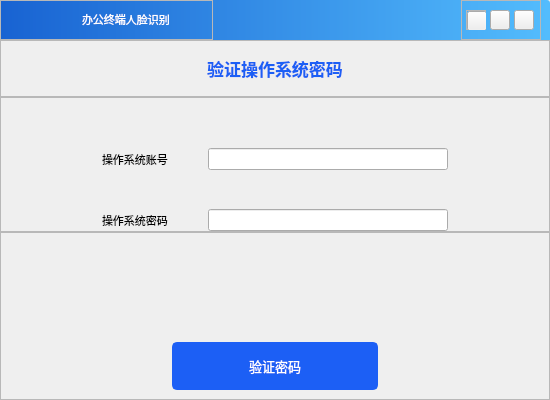
<?xml version="1.0" encoding="UTF-8"?>
<ui version="4.0">
 <class>checkPwdWidget</class>
 <widget class="QWidget" name="checkPwdWidget">
  <property name="geometry">
   <rect>
    <x>0</x>
    <y>0</y>
    <width>550</width>
    <height>400</height>
   </rect>
  </property>
  <property name="windowTitle">
   <string>Form</string>
  </property>
  <property name="styleSheet">
   <string notr="true"/>
  </property>
  <layout class="QGridLayout" name="gridLayout_2">
   <property name="leftMargin">
    <number>0</number>
   </property>
   <property name="topMargin">
    <number>0</number>
   </property>
   <property name="rightMargin">
    <number>0</number>
   </property>
   <property name="bottomMargin">
    <number>0</number>
   </property>
   <property name="spacing">
    <number>0</number>
   </property>
   <item row="0" column="0">
    <widget class="QWidget" name="widget" native="true">
     <property name="minimumSize">
      <size>
       <width>550</width>
       <height>400</height>
      </size>
     </property>
     <property name="maximumSize">
      <size>
       <width>550</width>
       <height>400</height>
      </size>
     </property>
     <property name="styleSheet">
      <string notr="true">QWidget#widget{
border-image: url(:/images/images/passBg2.png);
}</string>
     </property>
     <layout class="QGridLayout" name="gridLayout_3">
      <property name="leftMargin">
       <number>0</number>
      </property>
      <property name="topMargin">
       <number>0</number>
      </property>
      <property name="rightMargin">
       <number>0</number>
      </property>
      <property name="bottomMargin">
       <number>0</number>
      </property>
      <property name="spacing">
       <number>0</number>
      </property>
      <item row="0" column="0">
       <widget class="QFrame" name="frame_title">
        <property name="minimumSize">
         <size>
          <width>550</width>
          <height>40</height>
         </size>
        </property>
        <property name="maximumSize">
         <size>
          <width>550</width>
          <height>40</height>
         </size>
        </property>
        <property name="styleSheet">
         <string notr="true">QFrame#frame_title
{
	border-top-left-radius:3px;
	border-top-right-radius:3px;
	background-color:qlineargradient(x1:0,y1:0,x2:1,y2:0,stop:0 rgba(0,83,207,0.9),stop:1 rgba(66,183,255,0.9));
}</string>
        </property>
        <property name="frameShape">
         <enum>QFrame::StyledPanel</enum>
        </property>
        <property name="frameShadow">
         <enum>QFrame::Raised</enum>
        </property>
        <layout class="QHBoxLayout" name="horizontalLayout_title">
         <property name="leftMargin">
          <number>0</number>
         </property>
         <property name="topMargin">
          <number>0</number>
         </property>
         <property name="bottomMargin">
          <number>0</number>
         </property>
         <item>
          <widget class="QFrame" name="frame_left">
           <property name="minimumSize">
            <size>
             <width>213</width>
             <height>40</height>
            </size>
           </property>
           <property name="maximumSize">
            <size>
             <width>213</width>
             <height>40</height>
            </size>
           </property>
           <property name="frameShape">
            <enum>QFrame::StyledPanel</enum>
           </property>
           <property name="frameShadow">
            <enum>QFrame::Raised</enum>
           </property>
           <layout class="QHBoxLayout" name="horizontalLayout_left">
            <property name="spacing">
             <number>3</number>
            </property>
            <property name="leftMargin">
             <number>3</number>
            </property>
            <property name="topMargin">
             <number>0</number>
            </property>
            <property name="rightMargin">
             <number>0</number>
            </property>
            <property name="bottomMargin">
             <number>0</number>
            </property>
            <item>
             <widget class="QLabel" name="label_logo">
              <property name="minimumSize">
               <size>
                <width>75</width>
                <height>25</height>
               </size>
              </property>
              <property name="maximumSize">
               <size>
                <width>75</width>
                <height>25</height>
               </size>
              </property>
              <property name="styleSheet">
               <string notr="true">border-image: url(:/images/images/logo1.png);</string>
              </property>
              <property name="text">
               <string/>
              </property>
             </widget>
            </item>
            <item>
             <widget class="QLabel" name="label_title">
              <property name="minimumSize">
               <size>
                <width>130</width>
                <height>25</height>
               </size>
              </property>
              <property name="maximumSize">
               <size>
                <width>130</width>
                <height>25</height>
               </size>
              </property>
              <property name="font">
               <font>
                <family>微软雅黑</family>
                <pointsize>8</pointsize>
                <weight>50</weight>
                <bold>false</bold>
               </font>
              </property>
              <property name="styleSheet">
               <string notr="true">color: rgb(255, 255, 255);</string>
              </property>
              <property name="text">
               <string>办公终端人脸识别</string>
              </property>
             </widget>
            </item>
           </layout>
          </widget>
         </item>
         <item>
          <spacer name="horizontalSpacer">
           <property name="orientation">
            <enum>Qt::Horizontal</enum>
           </property>
           <property name="sizeHint" stdset="0">
            <size>
             <width>58</width>
             <height>20</height>
            </size>
           </property>
          </spacer>
         </item>
         <item>
          <widget class="QFrame" name="frame_right">
           <property name="minimumSize">
            <size>
             <width>80</width>
             <height>40</height>
            </size>
           </property>
           <property name="maximumSize">
            <size>
             <width>80</width>
             <height>40</height>
            </size>
           </property>
           <property name="styleSheet">
            <string notr="true">border-image: url(:/images/images/topHang.png);</string>
           </property>
           <property name="frameShape">
            <enum>QFrame::StyledPanel</enum>
           </property>
           <property name="frameShadow">
            <enum>QFrame::Raised</enum>
           </property>
           <layout class="QHBoxLayout" name="horizontalLayout_right">
            <property name="spacing">
             <number>0</number>
            </property>
            <property name="leftMargin">
             <number>0</number>
            </property>
            <property name="topMargin">
             <number>0</number>
            </property>
            <property name="rightMargin">
             <number>0</number>
            </property>
            <property name="bottomMargin">
             <number>0</number>
            </property>
            <item>
             <widget class="QFrame" name="frame_return">
              <property name="minimumSize">
               <size>
                <width>20</width>
                <height>20</height>
               </size>
              </property>
              <property name="maximumSize">
               <size>
                <width>20</width>
                <height>20</height>
               </size>
              </property>
              <property name="frameShape">
               <enum>QFrame::StyledPanel</enum>
              </property>
              <property name="frameShadow">
               <enum>QFrame::Raised</enum>
              </property>
              <layout class="QHBoxLayout" name="horizontalLayout_4">
               <property name="spacing">
                <number>0</number>
               </property>
               <property name="leftMargin">
                <number>0</number>
               </property>
               <property name="topMargin">
                <number>0</number>
               </property>
               <property name="rightMargin">
                <number>0</number>
               </property>
               <property name="bottomMargin">
                <number>0</number>
               </property>
               <item>
                <widget class="QPushButton" name="btn_return">
                 <property name="minimumSize">
                  <size>
                   <width>20</width>
                   <height>20</height>
                  </size>
                 </property>
                 <property name="maximumSize">
                  <size>
                   <width>20</width>
                   <height>20</height>
                  </size>
                 </property>
                 <property name="styleSheet">
                  <string notr="true">QPushButton#btn_return
{
	border-image: url(:/images/images/return2.png);
}
QPushButton:hover{background-color:rgba(255,255,255,0.5);}
QPushButton:pressed{background-color:rgba(100,100,100,1);}</string>
                 </property>
                 <property name="text">
                  <string/>
                 </property>
                </widget>
               </item>
              </layout>
             </widget>
            </item>
            <item>
             <widget class="QPushButton" name="btn_min">
              <property name="minimumSize">
               <size>
                <width>20</width>
                <height>20</height>
               </size>
              </property>
              <property name="maximumSize">
               <size>
                <width>20</width>
                <height>20</height>
               </size>
              </property>
              <property name="styleSheet">
               <string notr="true">QPushButton#btn_min
{
	border-image: url(:/images/images/min.png);
}
QPushButton:hover{background-color:rgba(255,255,255,0.5);}
QPushButton:pressed{background-color:rgba(100,100,100,1);}</string>
              </property>
              <property name="text">
               <string/>
              </property>
             </widget>
            </item>
            <item>
             <widget class="QPushButton" name="btn_close">
              <property name="minimumSize">
               <size>
                <width>20</width>
                <height>20</height>
               </size>
              </property>
              <property name="maximumSize">
               <size>
                <width>20</width>
                <height>20</height>
               </size>
              </property>
              <property name="styleSheet">
               <string notr="true">QPushButton#btn_close
{
	border-image: url(:/images/images/close.png);
}
QPushButton:hover{background-color:rgba(255,255,255,0.5);}
QPushButton:pressed{background-color:rgba(100,100,100,1);}</string>
              </property>
              <property name="text">
               <string/>
              </property>
             </widget>
            </item>
           </layout>
          </widget>
         </item>
        </layout>
       </widget>
      </item>
      <item row="1" column="0">
       <widget class="QFrame" name="frame">
        <property name="minimumSize">
         <size>
          <width>550</width>
          <height>57</height>
         </size>
        </property>
        <property name="maximumSize">
         <size>
          <width>550</width>
          <height>57</height>
         </size>
        </property>
        <property name="frameShape">
         <enum>QFrame::StyledPanel</enum>
        </property>
        <property name="frameShadow">
         <enum>QFrame::Raised</enum>
        </property>
        <layout class="QHBoxLayout" name="horizontalLayout_5">
         <item>
          <spacer name="horizontalSpacer_2">
           <property name="orientation">
            <enum>Qt::Horizontal</enum>
           </property>
           <property name="sizeHint" stdset="0">
            <size>
             <width>40</width>
             <height>20</height>
            </size>
           </property>
          </spacer>
         </item>
         <item>
          <widget class="QLabel" name="label_2">
           <property name="minimumSize">
            <size>
             <width>66</width>
             <height>10</height>
            </size>
           </property>
           <property name="maximumSize">
            <size>
             <width>66</width>
             <height>10</height>
            </size>
           </property>
           <property name="styleSheet">
            <string notr="true">border-image: url(:/images/images/headLeft.png);</string>
           </property>
           <property name="text">
            <string/>
           </property>
          </widget>
         </item>
         <item>
          <widget class="QLabel" name="label">
           <property name="minimumSize">
            <size>
             <width>224</width>
             <height>37</height>
            </size>
           </property>
           <property name="maximumSize">
            <size>
             <width>224</width>
             <height>37</height>
            </size>
           </property>
           <property name="font">
            <font>
             <family>微软雅黑</family>
             <pointsize>13</pointsize>
             <weight>75</weight>
             <bold>true</bold>
            </font>
           </property>
           <property name="styleSheet">
            <string notr="true">color: rgb(28, 95, 245);</string>
           </property>
           <property name="text">
            <string>验证操作系统密码</string>
           </property>
           <property name="alignment">
            <set>Qt::AlignCenter</set>
           </property>
          </widget>
         </item>
         <item>
          <widget class="QLabel" name="label_3">
           <property name="minimumSize">
            <size>
             <width>66</width>
             <height>10</height>
            </size>
           </property>
           <property name="maximumSize">
            <size>
             <width>66</width>
             <height>10</height>
            </size>
           </property>
           <property name="styleSheet">
            <string notr="true">border-image: url(:/images/images/headRight.png);</string>
           </property>
           <property name="text">
            <string/>
           </property>
          </widget>
         </item>
         <item>
          <spacer name="horizontalSpacer_3">
           <property name="orientation">
            <enum>Qt::Horizontal</enum>
           </property>
           <property name="sizeHint" stdset="0">
            <size>
             <width>40</width>
             <height>20</height>
            </size>
           </property>
          </spacer>
         </item>
        </layout>
       </widget>
      </item>
      <item row="2" column="0">
       <widget class="QFrame" name="frame_2">
        <property name="minimumSize">
         <size>
          <width>550</width>
          <height>135</height>
         </size>
        </property>
        <property name="maximumSize">
         <size>
          <width>550</width>
          <height>135</height>
         </size>
        </property>
        <property name="frameShape">
         <enum>QFrame::StyledPanel</enum>
        </property>
        <property name="frameShadow">
         <enum>QFrame::Raised</enum>
        </property>
        <layout class="QGridLayout" name="gridLayout">
         <property name="topMargin">
          <number>50</number>
         </property>
         <property name="bottomMargin">
          <number>0</number>
         </property>
         <property name="verticalSpacing">
          <number>39</number>
         </property>
         <item row="0" column="2">
          <widget class="QLineEdit" name="lineEdit_account">
           <property name="minimumSize">
            <size>
             <width>240</width>
             <height>22</height>
            </size>
           </property>
           <property name="maximumSize">
            <size>
             <width>240</width>
             <height>22</height>
            </size>
           </property>
           <property name="font">
            <font>
             <family>微软雅黑</family>
             <pointsize>8</pointsize>
            </font>
           </property>
          </widget>
         </item>
         <item row="0" column="1">
          <widget class="QLabel" name="label_account">
           <property name="minimumSize">
            <size>
             <width>100</width>
             <height>22</height>
            </size>
           </property>
           <property name="maximumSize">
            <size>
             <width>100</width>
             <height>22</height>
            </size>
           </property>
           <property name="font">
            <font>
             <family>微软雅黑</family>
             <pointsize>8</pointsize>
            </font>
           </property>
           <property name="text">
            <string>操作系统账号</string>
           </property>
          </widget>
         </item>
         <item row="1" column="1">
          <widget class="QLabel" name="label_pwd">
           <property name="minimumSize">
            <size>
             <width>100</width>
             <height>22</height>
            </size>
           </property>
           <property name="maximumSize">
            <size>
             <width>100</width>
             <height>22</height>
            </size>
           </property>
           <property name="font">
            <font>
             <family>微软雅黑</family>
             <pointsize>8</pointsize>
            </font>
           </property>
           <property name="text">
            <string>操作系统密码</string>
           </property>
          </widget>
         </item>
         <item row="0" column="3">
          <spacer name="horizontalSpacer_5">
           <property name="orientation">
            <enum>Qt::Horizontal</enum>
           </property>
           <property name="sizeHint" stdset="0">
            <size>
             <width>40</width>
             <height>20</height>
            </size>
           </property>
          </spacer>
         </item>
         <item row="1" column="2">
          <widget class="myPwdLinEdit" name="lineEdit_pwd">
           <property name="minimumSize">
            <size>
             <width>240</width>
             <height>22</height>
            </size>
           </property>
           <property name="maximumSize">
            <size>
             <width>240</width>
             <height>22</height>
            </size>
           </property>
           <property name="font">
            <font>
             <family>微软雅黑</family>
             <pointsize>8</pointsize>
            </font>
           </property>
           <property name="echoMode">
            <enum>QLineEdit::Password</enum>
           </property>
           <property name="clearButtonEnabled">
            <bool>false</bool>
           </property>
          </widget>
         </item>
         <item row="0" column="0">
          <spacer name="horizontalSpacer_4">
           <property name="orientation">
            <enum>Qt::Horizontal</enum>
           </property>
           <property name="sizeHint" stdset="0">
            <size>
             <width>40</width>
             <height>20</height>
            </size>
           </property>
          </spacer>
         </item>
        </layout>
       </widget>
      </item>
      <item row="3" column="0">
       <widget class="QFrame" name="frame_3">
        <property name="minimumSize">
         <size>
          <width>550</width>
          <height>168</height>
         </size>
        </property>
        <property name="maximumSize">
         <size>
          <width>550</width>
          <height>168</height>
         </size>
        </property>
        <property name="frameShape">
         <enum>QFrame::StyledPanel</enum>
        </property>
        <property name="frameShadow">
         <enum>QFrame::Raised</enum>
        </property>
        <layout class="QGridLayout" name="gridLayout_4">
         <item row="0" column="0">
          <widget class="QLabel" name="label_res">
           <property name="minimumSize">
            <size>
             <width>206</width>
             <height>22</height>
            </size>
           </property>
           <property name="maximumSize">
            <size>
             <width>206</width>
             <height>22</height>
            </size>
           </property>
           <property name="font">
            <font>
             <pointsize>10</pointsize>
            </font>
           </property>
           <property name="styleSheet">
            <string notr="true">color: rgb(55, 76, 120);</string>
           </property>
           <property name="text">
            <string/>
           </property>
           <property name="alignment">
            <set>Qt::AlignCenter</set>
           </property>
          </widget>
         </item>
         <item row="1" column="0">
          <spacer name="verticalSpacer">
           <property name="orientation">
            <enum>Qt::Vertical</enum>
           </property>
           <property name="sizeHint" stdset="0">
            <size>
             <width>20</width>
             <height>156</height>
            </size>
           </property>
          </spacer>
         </item>
         <item row="2" column="0">
          <widget class="QPushButton" name="btn">
           <property name="minimumSize">
            <size>
             <width>206</width>
             <height>48</height>
            </size>
           </property>
           <property name="maximumSize">
            <size>
             <width>206</width>
             <height>48</height>
            </size>
           </property>
           <property name="font">
            <font>
             <family>微软雅黑</family>
             <pointsize>10</pointsize>
            </font>
           </property>
           <property name="styleSheet">
            <string notr="true">QPushButton#btn
{
	color: rgb(255, 255, 255);
	background-color: rgb(28, 95, 245);
 	border: 2px solid rgb(28, 95, 245); /* 为了更好地显示边框 */
    border-radius: 5px; /* 设置圆角 */
}
QPushButton#btn:hover {
    background-color: rgb(56, 125, 255); /* 鼠标悬浮时改变背景色 */
    border: 2px solid rgb(56, 125, 255); /* 悬浮时边框颜色同步变化 */
}

QPushButton#btn:pressed {
    background-color: rgb(15, 55, 215); /* 按钮被点击时的背景色 */
    border: 2px solid rgb(15, 55, 215); /* 按钮被点击时的边框颜色 */
    padding-top: 2px; /* 可选：让按钮看起来稍微下沉 */
}</string>
           </property>
           <property name="text">
            <string>验证密码</string>
           </property>
          </widget>
         </item>
        </layout>
       </widget>
      </item>
     </layout>
    </widget>
   </item>
  </layout>
 </widget>
 <customwidgets>
  <customwidget>
   <class>myPwdLinEdit</class>
   <extends>QLineEdit</extends>
   <header location="global">mypwdlinedit.h</header>
  </customwidget>
 </customwidgets>
 <resources/>
 <connections/>
</ui>
